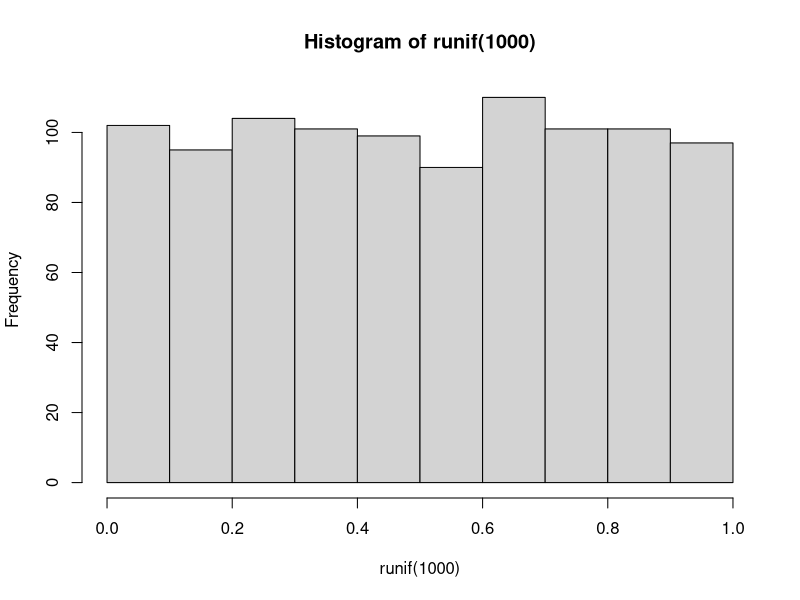
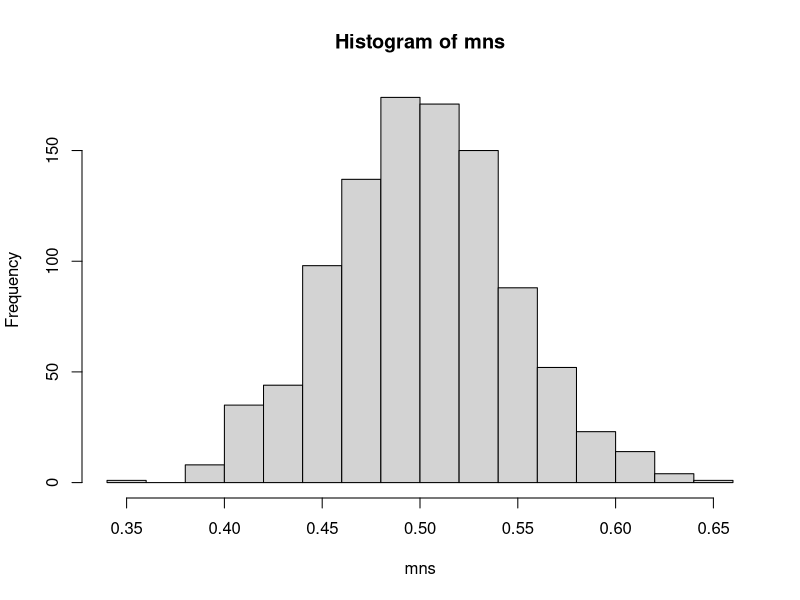

Generate these figures, in order, with R:
#Trabajo 

#El proyecto consta de dos partes:
  
#Un ejercicio de simulación.

#Análisis de datos inferenciales básicos.

#Creará un informe para responder las preguntas. Dada la naturaleza de la serie, idealmente usará knitr para crear los informes y convertirlos a pdf. (Publicaré una introducción muy simple a knitr). 
#Sin embargo, siéntase libre de usar cualquier software que desee para crear su pdf.

#Cada informe en pdf no debe tener más de 3 páginas con 3 páginas de material de apéndice de apoyo si es necesario (código, figuras, etc.).

#Criterios de revisión

    #¿Mostraste dónde se centra la distribución y la comparaste con el centro teórico de la distribución?
  
    #¿Mostraste cuán variable es y lo comparaste con la varianza teórica de la distribución?
  
    #¿Realizó un análisis exploratorio de datos de al menos una plot o tabla resaltando las características básicas de los datos?
  
    #¿El alumno realizó algunos intervalos de confianza y / o pruebas relevantes?
  
    #¿Se interpretaron correctamente los resultados de las pruebas y / o intervalos en el contexto del problema?
  
    #¿Describió el alumno los supuestos necesarios para sus conclusiones?
  
               

                #Parte 1: Instrucciones de ejercicio de simulación

#En este proyecto investigará la distribución exponencial en R y la comparará con el Teorema del límite central. La distribución exponencial se puede simular en R con rexp(n,lambda) donde lambda es el parámetro de rate. El Promedio de la distribución exponencial es 1/lambda y la desviación estándar también es 1/lambda. 

#Establezca lambda = 0.2 para todas las simulaciones. 

#Investigará la distribución de promedios de 40 exponenciales. Tenga en cuenta que tendrá que hacer mil simulaciones.

#Ilustrar mediante simulación y texto explicativo asociado las propiedades de la distribución de la media de 40 exponenciales. 

#Debieras.

  #1.Muestra la media muestral y compárala con la media teórica de la distribución.

  #2.Muestre cuán variable es la muestra (a través de la varianza) y compárela con la varianza teórica de la distribución.

  #3.Muestre que la distribución es aproximadamente normal.

#En el punto 3, enfóquese en la diferencia entre la distribución de una gran colección de exponenciales aleatorios y la distribución de una gran colección de promedios de 40 exponenciales.

#Como ejemplo motivador, compare la distribución de 1000 uniformes aleatorios.

hist(runif(1000))

#y la distribución de 1000 promedios de 40 uniformes al azar

mns = NULL
for (i in 1 : 1000) mns = c(mns, mean(runif(40)))
hist(mns)


#¡Esta distribución parece mucho más gaussiana que la distribución uniforme original!
  
#Este ejercicio le pide que use su conocimiento de la teoría dada en clase para relacionar las dos distribuciones.

#¿Confuso? Intente volver a ver el video de la conferencia 07 para comenzar sobre cómo completar este proyecto.

#Ejemplo de Estructura de informe de proyecto 

#Por supuesto, hay varias formas en que uno podría estructurar un informe para abordar los requisitos anteriores. Sin embargo, cuanto más claramente plantee y responda a cada pregunta, más fácil será para los revisores identificar y evaluar claramente su trabajo.

#Un conjunto de encabezados de muestra que podría usarse para guiar la creación de su informe podría ser:
  
#Título (dar un título apropiado) y Nombre del autor.

#Descripción general: En unas pocas (2-3) oraciones explique de qué se informará.

#Simulaciones: incluya explicaciones en inglés de las simulaciones que ejecutó, con el código R adjunto. Sus explicaciones deben dejar en claro lo que logra el código R.

#Muestra media versus media teórica: Incluya figuras con títulos. En las figuras, resalte los medios que está comparando. Incluya texto que explique las figuras y lo que se muestra en ellas, y proporcione los números apropiados.

#Muestra de varianza versus varianza teórica: Incluya figuras (salida de R) con títulos. Destaque las variaciones que está comparando. Incluya texto que explique su comprensión de las diferencias de las variaciones.

#Distribución: a través de figuras y texto, explique cómo se puede decir que la distribución es aproximadamente normal.

        #Parte 2: Instrucciones básicas de análisis de datos inferenciales.

#Ahora, en la segunda parte del proyecto, vamos a analizar los datos de Crecimiento de dientes en el paquete de conjuntos de datos de R. (ToothGrowth data)

#Cargue los datos de Crecimiento de dientes y realice algunos análisis de datos exploratorios básicos.

#Proporcione un resumen básico de los datos.

#Use intervalos de confianza y / o pruebas de hipótesis para comparar el crecimiento de los dientes por supp y dosis. (Solo use las técnicas de la clase, incluso si hay otros enfoques que valga la pena considerar)

#Indique sus conclusiones y los supuestos necesarios para sus conclusiones.
        



